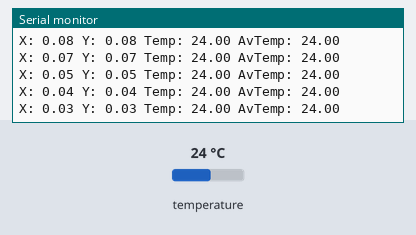
The program below on a simulated Arduino Uno, built with avr-gcc and run on an emulated ATmega328P. Parts: the last lines printed to the serial monitor. Inputs (shaded band) come from the test bench; at power-on: temperature 24 °C.

Above: at 1.2 s.
1.3 s: temperature set to 12 °C
At 1.4 s:
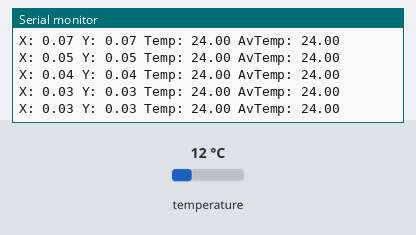
4.3 s: temperature set to 19 °C
At 4.3 s:
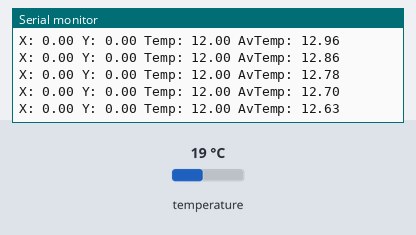
Timing chart, 0 to 7.3 s (numbered marks = the images above; inputs shaded):
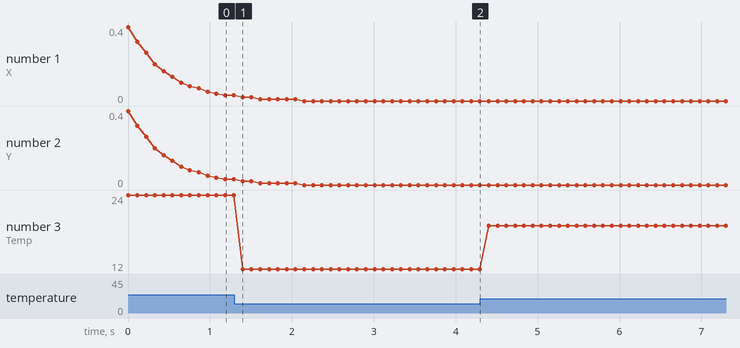

Measured:
- plotted number 3: 24 → 12 after the input at 1.3 s, 12 → 19 after the input at 4.3 s

The program:

main.cpp
```cpp
//
// Created by Florian Bruggisser on 2019-08-29.
//

#include <sensor/HeatTracker.h>
#include "Arduino.h"

auto tracker = HeatTracker(true);

void setup() {
    Serial.begin(9600);

    tracker.setEasing(0.2);
    tracker.setup();
}

void loop() {
    tracker.update();

    Serial.print("X: ");
    Serial.print(tracker.getX());
    Serial.print(" Y: ");
    Serial.print(tracker.getY());
    Serial.print(" Temp: ");
    Serial.print(tracker.getTemperature());
    Serial.print(" AvTemp: ");
    Serial.println(tracker.getAverageTemperature());
    delay(100);
}
```

HeatTracker.cpp
```cpp
//
// Created by Florian Bruggisser on 2019-08-29.
//

#include "HeatTracker.h"

void HeatTracker::setup() {
    auto status = amg.begin();

    if (!status) {
        Serial.println("Could not find a valid AMG88xx sensor, check wiring!");
    }
}

void HeatTracker::update() {
    // read pixels
    amg.readPixels(pixels);

    // find max temperature
    temperature = 0.0f;
    auto maxX = AMG88xx_PIXEL_ARRAY_SIZE / 8;
    auto maxY = AMG88xx_PIXEL_ARRAY_SIZE / 8;

    for (int i = 0; i < AMG88xx_PIXEL_ARRAY_SIZE; i++) {
        if (temperature >= pixels[i])
            continue;

        maxX = floor(i / 8);
        maxY = (i % 8);
        temperature = pixels[i];
    }

    // normalize values
    x = maxX / 8.0f;
    y = maxY / 8.0f;

    // update easing and average
    averageTemperature.update(temperature);

    if(easingEnabled)
        updateEasing();
}

float HeatTracker::getX() const {
    return x;
}

float HeatTracker::getY() const {
    return y;
}

float HeatTracker::getTemperature() const {
    return temperature;
}

HeatTracker::HeatTracker(bool easingEnabled) {
    this->easingEnabled = easingEnabled;
}

void HeatTracker::updateEasing() {
    easingX.setTarget(x);
    easingY.setTarget(y);

    easingX.update();
    easingY.update();

    x = easingX.get();
    y = easingY.get();
}

bool HeatTracker::isEasingEnabled() const {
    return easingEnabled;
}

void HeatTracker::setEasingEnabled(bool easingEnabled) {
    HeatTracker::easingEnabled = easingEnabled;
}

void HeatTracker::setEasing(float value) {
    easingX.setEasing(value);
    easingY.setEasing(value);
}

float HeatTracker::getAverageTemperature() const {
    return averageTemperature.getAverage();
}
```

HeatTracker.h
```cpp
//
// Created by Florian Bruggisser on 2019-08-29.
//

#ifndef EMPATHETIC_SOLDERING_HEATTRACKER_H
#define EMPATHETIC_SOLDERING_HEATTRACKER_H

#include <Adafruit_AMG88xx.h>
#include <util/EasingValue.h>
#include <util/ExponentialMovingAverage.h>

class HeatTracker {

private:
    Adafruit_AMG88xx amg;
    float pixels[AMG88xx_PIXEL_ARRAY_SIZE];

    float temperature = 0;
    float x = 0.0f;
    float y = 0.0f;

    bool easingEnabled;

    EasingValue easingX = EasingValue(0.5f, 0.1f);
    EasingValue easingY = EasingValue(0.5f, 0.1f);

    ExponentialMovingAverage averageTemperature = ExponentialMovingAverage(0.1f);

    void updateEasing();

public:
    explicit HeatTracker(bool easingEnabled = false);

    void setup();

    void update();

    /**
     * Max temperature found.
     * @return Max temperature.
     */
    float getTemperature() const;

    float getAverageTemperature() const;

    /**
     * Normalized x value.
     * @return x value between 0.0 and 1.0
     */
    float getX() const;

    /**
     * Normalized y value.
     * @return y value between 0.0 and 1.0
     */
    float getY() const;

    void setEasing(float value);

    bool isEasingEnabled() const;

    void setEasingEnabled(bool easingEnabled);
};


#endif //EMPATHETIC_SOLDERING_HEATTRACKER_H
```

EasingValue.cpp
```cpp
//
// Created by Florian on 28.11.17.
//

#include "EasingValue.h"

EasingValue::EasingValue(float value, float easing) {
    set(value);
    setEasing(easing);
}

void EasingValue::update() {
    auto delta = target - value;
    value += delta * easing;
}

float EasingValue::get() {
    return value;
}

void EasingValue::set(float value) {
    this->value = value;
    this->target = value;
}

void EasingValue::setEasing(float easing) {
    this->easing = easing;
}

void EasingValue::setTarget(float value) {
    this->target = value;
}

float EasingValue::getTarget() {
    return this->target;
}

float EasingValue::getEasing() {
    return this->easing;
}
```

EasingValue.h
```cpp
//
// Created by Florian on 28.11.17.
//

#ifndef EMPATHETIC_SOLDERING_EASINGFLOAT_H
#define EMPATHETIC_SOLDERING_EASINGFLOAT_H


class EasingValue {
private:
    float value;
    float target;
    float easing;

public:
    explicit EasingValue(float value = 0.0, float easing = 0.1);

    void update();

    float get();

    void set(float value);

    void setTarget(float value);

    float getTarget();

    void setEasing(float easing);

    float getEasing();
};


#endif //EMPATHETIC_SOLDERING_EASINGFLOAT_H
```

ExponentialMovingAverage.cpp
```cpp
//
// Created by Florian Bruggisser on 2019-08-29.
//

#include "ExponentialMovingAverage.h"

ExponentialMovingAverage::ExponentialMovingAverage(float alpha) {
    this->alpha = alpha;
}

void ExponentialMovingAverage::update(float value) {
    if (firstValue) {
        firstValue = false;
        oldValue = value;
        return;
    }
    float newValue = oldValue + alpha * (value - oldValue);
    oldValue = newValue;
}

float ExponentialMovingAverage::getAverage() const {
    return oldValue;
}
```

ExponentialMovingAverage.h
```cpp
//
// Created by Florian Bruggisser on 2019-08-29.
//

#ifndef EMPATHETIC_SOLDERING_EXPONENTIALMOVINGAVERAGE_H
#define EMPATHETIC_SOLDERING_EXPONENTIALMOVINGAVERAGE_H


class ExponentialMovingAverage {
private:
    bool firstValue = true;
    float alpha;
    float oldValue;

public:
    explicit ExponentialMovingAverage(float alpha);

    void update(float value);

    float getAverage() const;
};


#endif //EMPATHETIC_SOLDERING_EXPONENTIALMOVINGAVERAGE_H
```
